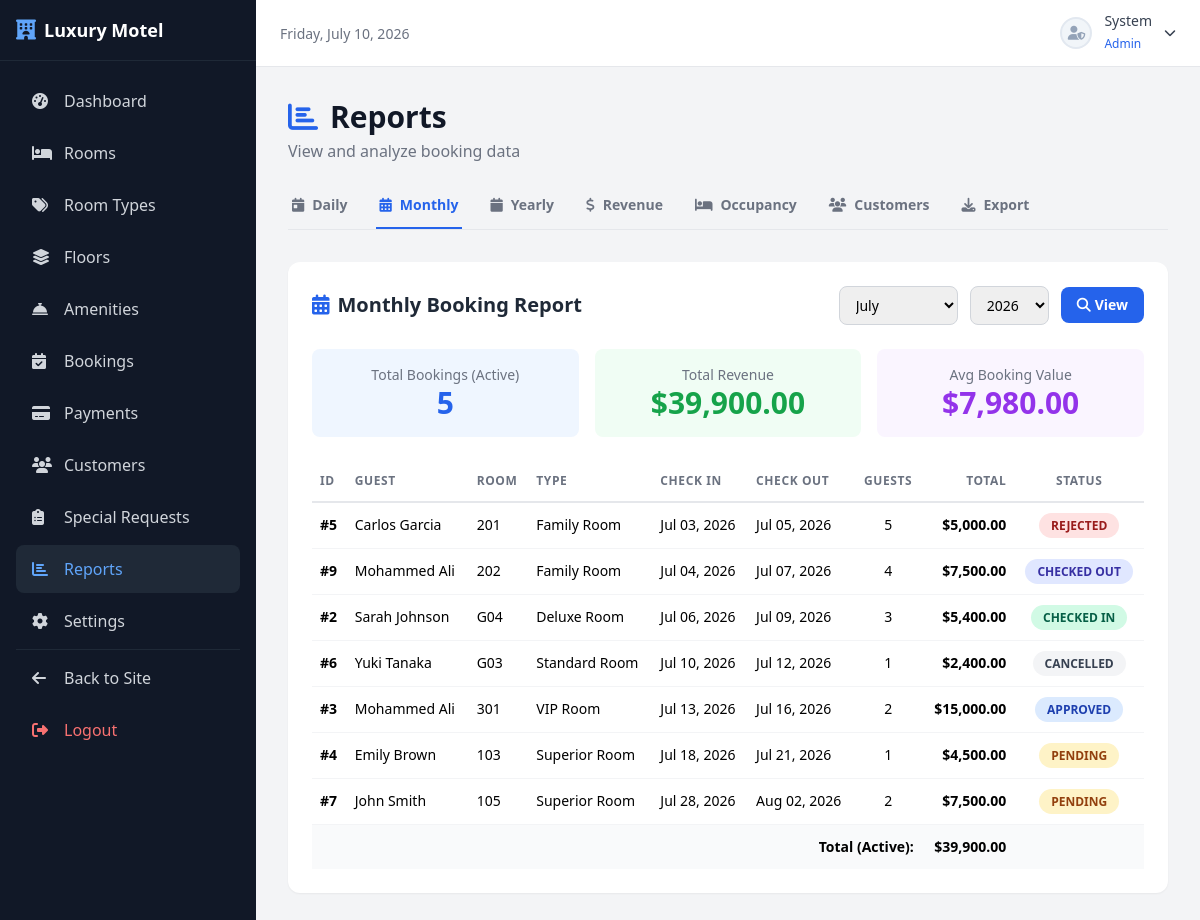
Screenshot of /admin/reports/index.php?tab=monthly (signed in) with the database file from the repository.
### tables this page shows
CREATE TABLE IF NOT EXISTS `reservations` (
    `reservation_id` INT AUTO_INCREMENT PRIMARY KEY,
    `user_id` INT NOT NULL,
    `room_id` INT NOT NULL,
    `check_in_date` DATE NOT NULL,
    `check_out_date` DATE NOT NULL,
    `adults` INT NOT NULL DEFAULT 1,
    `children` INT NOT NULL DEFAULT 0,
    `total_guests` INT NOT NULL,
    `total_nights` INT NOT NULL,
    `room_price` DECIMAL(10,2) NOT NULL,
    `total_price` DECIMAL(10,2) NOT NULL,
    `booking_status` ENUM('Pending', 'Approved', 'Rejected', 'Checked In', 'Checked Out', 'Cancelled', 'Completed') DEFAULT 'Pending',
    `payment_status` ENUM('Unpaid', 'Paid', 'Refunded') DEFAULT 'Unpaid',
    `early_check_in_time` TIME NULL,
    `late_check_out_time` TIME NULL,
    `special_notes` TEXT NULL,
    `customer_hidden` TINYINT(1) NOT NULL DEFAULT 0,
    `created_at` TIMESTAMP DEFAULT CURRENT_TIMESTAMP,
    FOREIGN KEY (`user_id`) REFERENCES `users`(`user_id`) ON DELETE RESTRICT ON UPDATE CASCADE,
    FOREIGN KEY (`room_id`) REFERENCES `rooms`(`room_id`) ON DELETE RESTRICT ON UPDATE CASCADE,
    INDEX idx_dates (check_in_date, check_out_date),
    INDEX idx_status (booking_status)
);

CREATE TABLE IF NOT EXISTS `users` (
    `user_id` INT AUTO_INCREMENT PRIMARY KEY,
    `role_id` INT NOT NULL,
    `first_name` VARCHAR(50) NOT NULL,
    `last_name` VARCHAR(50) NOT NULL,
    `email` VARCHAR(100) NOT NULL UNIQUE,
    `password` VARCHAR(255) NOT NULL,
    `phone` VARCHAR(20) NOT NULL,
    `gender` ENUM('Male', 'Female', 'Other') NOT NULL,
    `nationality` VARCHAR(50) NOT NULL,
    `address` TEXT NOT NULL,
    `profile_image` VARCHAR(255) DEFAULT 'default_user.png',
    `status` ENUM('Active', 'Inactive') DEFAULT 'Active',
    `created_at` TIMESTAMP DEFAULT CURRENT_TIMESTAMP,
    FOREIGN KEY (`role_id`) REFERENCES `roles`(`role_id`) ON DELETE RESTRICT ON UPDATE CASCADE
);

CREATE TABLE IF NOT EXISTS `rooms` (
    `room_id` INT AUTO_INCREMENT PRIMARY KEY,
    `type_id` INT NOT NULL,
    `floor_id` INT NOT NULL,
    `room_number` VARCHAR(10) NOT NULL UNIQUE,
    `room_name` VARCHAR(100) NOT NULL,
    `status` ENUM('Available', 'Occupied', 'Maintenance', 'Reserved', 'Cleaning') DEFAULT 'Available',
    `description` TEXT NULL,
    FOREIGN KEY (`type_id`) REFERENCES `room_types`(`type_id`) ON DELETE RESTRICT ON UPDATE CASCADE,
    FOREIGN KEY (`floor_id`) REFERENCES `floors`(`floor_id`) ON DELETE RESTRICT ON UPDATE CASCADE
);

CREATE TABLE IF NOT EXISTS `room_types` (
    `type_id` INT AUTO_INCREMENT PRIMARY KEY,
    `type_name` VARCHAR(100) NOT NULL UNIQUE,
    `description` TEXT NOT NULL,
    `price_per_night` DECIMAL(10,2) NOT NULL,
    `max_capacity` INT NOT NULL,
    `bed_type` VARCHAR(50) NOT NULL,
    `room_size` VARCHAR(30) NOT NULL
);

### config/db.php (called while the page is built, shortened)
<?php
function sanitize($input) {
    return htmlspecialchars(strip_tags(trim($input)), ENT_QUOTES, 'UTF-8');
}
function formatDate($date) {
    return date('M d, Y', strtotime($date));
}
function formatCurrency($amount) {
    return '$' . number_format($amount, 2);
}
function badgeClass($status) {
    return strtolower(str_replace(' ', '-', $status));
}

### admin/reports/index.php (the view, shortened to what this page needs)
<?php
require_once '../../config/db.php';
$tab = $_GET['tab'] ?? 'daily';
$months = [
    '01' => 'January', '02' => 'February', '03' => 'March', '04' => 'April',
    '05' => 'May', '06' => 'June', '07' => 'July', '08' => 'August',
    '09' => 'September', '10' => 'October', '11' => 'November', '12' => 'December'
];
?>
<!DOCTYPE html>
<html>
<head>
    <script src="https://cdn.tailwindcss.com"></script>
    <link rel="stylesheet" href="https://cdnjs.cloudflare.com/ajax/libs/font-awesome/6.5.1/css/all.min.css">
    <link rel="stylesheet" href="<?php echo SITE_URL; ?>assets/css/style.css">
</head>
<body class="bg-gray-100">
<?php include '../../includes/sidebar.php'; ?>
<?php include '../../includes/admin-topbar.php'; ?>
<div class="ml-64 p-8">
    <div class="max-w-7xl mx-auto">
        <div class="flex items-center justify-between mb-8">
            <div>
                <h1 class="text-3xl font-bold text-gray-900"><i class="fas fa-chart-bar text-blue-600 mr-3"></i>Reports</h1>
                <p class="text-gray-500 mt-1">View and analyze booking data</p>
            </div>
        </div>
        <div class="mb-8 border-b border-gray-200">
            <nav class="flex space-x-6 overflow-x-auto">
                <a href="?tab=daily" class="pb-3 px-1 text-sm font-semibold border-b-2 transition whitespace-nowrap <?php echo $tab === 'daily' ? 'border-blue-600 text-blue-600' : 'border-transparent text-gray-500 hover:text-gray-700'; ?>"><i class="fas fa-calendar-day mr-2"></i>Daily</a>
                <a href="?tab=monthly" class="pb-3 px-1 text-sm font-semibold border-b-2 transition whitespace-nowrap <?php echo $tab === 'monthly' ? 'border-blue-600 text-blue-600' : 'border-transparent text-gray-500 hover:text-gray-700'; ?>"><i class="fas fa-calendar-alt mr-2"></i>Monthly</a>
                <a href="?tab=yearly" class="pb-3 px-1 text-sm font-semibold border-b-2 transition whitespace-nowrap <?php echo $tab === 'yearly' ? 'border-blue-600 text-blue-600' : 'border-transparent text-gray-500 hover:text-gray-700'; ?>"><i class="fas fa-calendar mr-2"></i>Yearly</a>
                <a href="?tab=revenue" class="pb-3 px-1 text-sm font-semibold border-b-2 transition whitespace-nowrap <?php echo $tab === 'revenue' ? 'border-blue-600 text-blue-600' : 'border-transparent text-gray-500 hover:text-gray-700'; ?>"><i class="fas fa-dollar-sign mr-2"></i>Revenue</a>
                <a href="?tab=occupancy" class="pb-3 px-1 text-sm font-semibold border-b-2 transition whitespace-nowrap <?php echo $tab === 'occupancy' ? 'border-blue-600 text-blue-600' : 'border-transparent text-gray-500 hover:text-gray-700'; ?>"><i class="fas fa-bed mr-2"></i>Occupancy</a>
                <a href="?tab=customers" class="pb-3 px-1 text-sm font-semibold border-b-2 transition whitespace-nowrap <?php echo $tab === 'customers' ? 'border-blue-600 text-blue-600' : 'border-transparent text-gray-500 hover:text-gray-700'; ?>"><i class="fas fa-users mr-2"></i>Customers</a>
                <a href="?tab=export" class="pb-3 px-1 text-sm font-semibold border-b-2 transition whitespace-nowrap <?php echo $tab === 'export' ? 'border-blue-600 text-blue-600' : 'border-transparent text-gray-500 hover:text-gray-700'; ?>"><i class="fas fa-download mr-2"></i>Export</a>
            </nav>
        </div>
<?php if ($tab === 'monthly'): ?>
<?php
$month = $_GET['month'] ?? date('m');
$year = $_GET['year'] ?? date('Y');
$stmt = $pdo->prepare("SELECT r.*, u.first_name, u.last_name, rm.room_number, rt.type_name FROM reservations r JOIN users u ON r.user_id = u.user_id JOIN rooms rm ON r.room_id = rm.room_id JOIN room_types rt ON rm.type_id = rt.type_id WHERE MONTH(r.check_in_date) = ? AND YEAR(r.check_in_date) = ? ORDER BY r.check_in_date");
$stmt->execute([$month, $year]);
$monthlyBookings = $stmt->fetchAll();
$monthlyTotal = 0;
$monthlyCount = 0;
foreach ($monthlyBookings as $b) {
    if (!in_array($b['booking_status'], ['Cancelled', 'Rejected'])) {
        $monthlyTotal += $b['total_price'];
        $monthlyCount++;
    }
}
?>
<div class="bg-white rounded-xl shadow-sm p-6 mb-6">
    <div class="flex flex-col sm:flex-row items-start sm:items-center justify-between mb-6 gap-4">
        <h2 class="text-xl font-bold text-gray-800"><i class="fas fa-calendar-alt text-blue-600 mr-2"></i>Monthly Booking Report</h2>
        <form method="GET" class="flex items-center gap-3">
            <select name="month" class="px-3 py-2 border border-gray-300 rounded-lg text-sm focus:ring-2 focus:ring-blue-500 outline-none">
                <?php foreach ($months as $val => $label): ?>
                <option value="<?php echo $val; ?>" <?php echo $month === $val ? 'selected' : ''; ?>><?php echo $label; ?></option>
                <?php endforeach; ?>
            </select>
            <select name="year" class="px-3 py-2 border border-gray-300 rounded-lg text-sm focus:ring-2 focus:ring-blue-500 outline-none">
                <?php for ($y = date('Y'); $y >= date('Y') - 5; $y--): ?>
                <option value="<?php echo $y; ?>" <?php echo (int)$year === $y ? 'selected' : ''; ?>><?php echo $y; ?></option>
                <?php endfor; ?>
            </select>
            <button type="submit" class="px-4 py-2 bg-blue-600 text-white rounded-lg text-sm font-semibold hover:bg-blue-700 transition"><i class="fas fa-search mr-1"></i>View</button>
        </form>
    </div>
    <div class="grid grid-cols-1 sm:grid-cols-3 gap-4 mb-6">
        <div class="bg-blue-50 rounded-lg p-4 text-center">
            <p class="text-sm text-gray-500 font-medium">Total Bookings (Active)</p>
            <p class="text-3xl font-bold text-blue-600"><?php echo $monthlyCount; ?></p>
        </div>
        <div class="bg-green-50 rounded-lg p-4 text-center">
            <p class="text-sm text-gray-500 font-medium">Total Revenue</p>
            <p class="text-3xl font-bold text-green-600"><?php echo formatCurrency($monthlyTotal); ?></p>
        </div>
        <div class="bg-purple-50 rounded-lg p-4 text-center">
            <p class="text-sm text-gray-500 font-medium">Avg Booking Value</p>
            <p class="text-3xl font-bold text-purple-600"><?php echo $monthlyCount > 0 ? formatCurrency($monthlyTotal / $monthlyCount) : formatCurrency(0); ?></p>
        </div>
    </div>
    <?php if ($monthlyBookings): ?>
    <div class="overflow-x-auto">
        <table class="w-full text-sm">
            <thead>
                <tr class="border-b-2 border-gray-200 text-gray-500 text-xs uppercase tracking-wider">
                    <th class="text-left py-3 px-2">ID</th>
                    <th class="text-left py-3 px-2">Guest</th>
                    <th class="text-left py-3 px-2">Room</th>
                    <th class="text-left py-3 px-2">Type</th>
                    <th class="text-left py-3 px-2">Check In</th>
                    <th class="text-left py-3 px-2">Check Out</th>
                    <th class="text-center py-3 px-2">Guests</th>
                    <th class="text-right py-3 px-2">Total</th>
                    <th class="text-center py-3 px-2">Status</th>
                </tr>
            </thead>
            <tbody>
                <?php foreach ($monthlyBookings as $b): ?>
                <tr class="border-b border-gray-100 hover:bg-gray-50 transition">
                    <td class="py-3 px-2 font-semibold">#<?php echo $b['reservation_id']; ?></td>
                    <td class="py-3 px-2"><?php echo sanitize($b['first_name'] . ' ' . $b['last_name']); ?></td>
                    <td class="py-3 px-2"><?php echo sanitize($b['room_number']); ?></td>
                    <td class="py-3 px-2"><?php echo sanitize($b['type_name']); ?></td>
                    <td class="py-3 px-2"><?php echo formatDate($b['check_in_date']); ?></td>
                    <td class="py-3 px-2"><?php echo formatDate($b['check_out_date']); ?></td>
                    <td class="py-3 px-2 text-center"><?php echo $b['total_guests']; ?></td>
                    <td class="py-3 px-2 text-right font-semibold"><?php echo formatCurrency($b['total_price']); ?></td>
                    <td class="py-3 px-2 text-center"><span class="badge-status badge-<?php echo badgeClass($b['booking_status']); ?>"><?php echo $b['booking_status']; ?></span></td>
                </tr>
                <?php endforeach; ?>
            </tbody>
            <tfoot>
                <tr class="bg-gray-50 font-bold">
                    <td colspan="7" class="py-3 px-2 text-right">Total (Active):</td>
                    <td class="py-3 px-2 text-right"><?php echo formatCurrency($monthlyTotal); ?></td>
                    <td></td>
                </tr>
            </tfoot>
        </table>
    </div>
    <?php endif; ?>
</div>
<?php endif; ?>
    </div>
</div>
</body>
</html>

### assets/css/style.css (style rules this page uses)
.badge-status { padding: 0.25rem 0.75rem; border-radius: 9999px; font-size: 0.75rem; font-weight: 600; text-transform: uppercase; white-space: nowrap; }
.badge-pending { background: #fef3c7; color: #92400e; }
.badge-approved { background: #dbeafe; color: #1e40af; }
.badge-rejected { background: #fee2e2; color: #991b1b; }
.badge-checked-in { background: #d1fae5; color: #065f46; }
.badge-checked-out { background: #e0e7ff; color: #3730a3; }
.badge-cancelled { background: #f3f4f6; color: #374151; }

### rows the page displays
reservations: reservation_id "5", user.last_name "Carlos Garcia", room.room_number "201", room_types.type_name "Family Room", check_in_date "Jul 03, 2026", check_out_date "Jul 05, 2026", total_guests "5", total_price "$5,000.00", booking_status "REJECTED"
reservations: reservation_id "9", user.last_name "Mohammed Ali", room.room_number "202", room_types.type_name "Family Room", check_in_date "Jul 04, 2026", check_out_date "Jul 07, 2026", total_guests "4", total_price "$7,500.00", booking_status "CHECKED OUT"
reservations: reservation_id "2", user.last_name "Sarah Johnson", room.room_number "G04", room_types.type_name "Deluxe Room", check_in_date "Jul 06, 2026", check_out_date "Jul 09, 2026", total_guests "3", total_price "$5,400.00", booking_status "CHECKED IN"
reservations: reservation_id "6", user.last_name "Yuki Tanaka", room.room_number "G03", room_types.type_name "Standard Room", check_in_date "Jul 10, 2026", check_out_date "Jul 12, 2026", total_guests "1", total_price "$2,400.00", booking_status "CANCELLED"
reservations: reservation_id "3", user.last_name "Mohammed Ali", room.room_number "301", room_types.type_name "VIP Room", check_in_date "Jul 13, 2026", check_out_date "Jul 16, 2026", total_guests "2", total_price "$15,000.00", booking_status "APPROVED"
reservations: reservation_id "4", user.last_name "Emily Brown", room.room_number "103", room_types.type_name "Superior Room", check_in_date "Jul 18, 2026", check_out_date "Jul 21, 2026", total_guests "1", total_price "$4,500.00", booking_status "PENDING"
reservations: reservation_id "7", user.last_name "John Smith", room.room_number "105", room_types.type_name "Superior Room", check_in_date "Jul 28, 2026", check_out_date "Aug 02, 2026", total_guests "2", total_price "$7,500.00", booking_status "PENDING"

### other values shown
$_SESSION['first_name'] "System"
$_SESSION['role_name'] "Admin"
$monthlyCount "5"
formatCurrency($monthlyTotal) "$39,900.00"
formatCurrency($monthlyTotal / $monthlyCount) "$7,980.00"
form field month "July"
form field year "2026"
